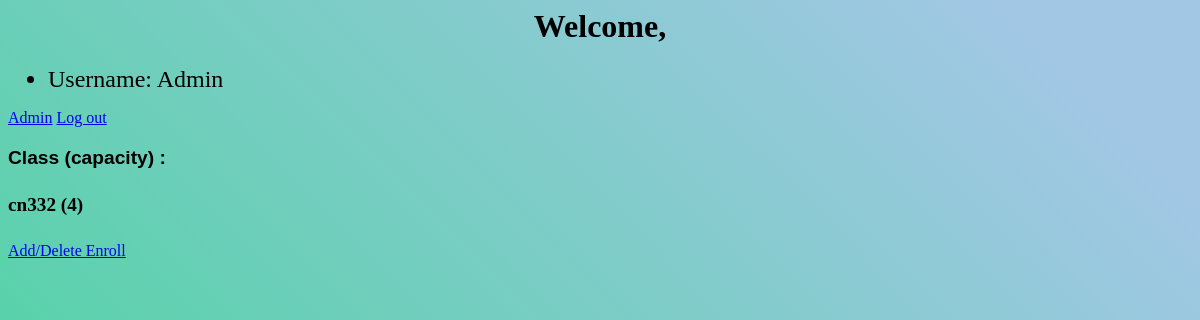
The app's page / (signed in), older data.
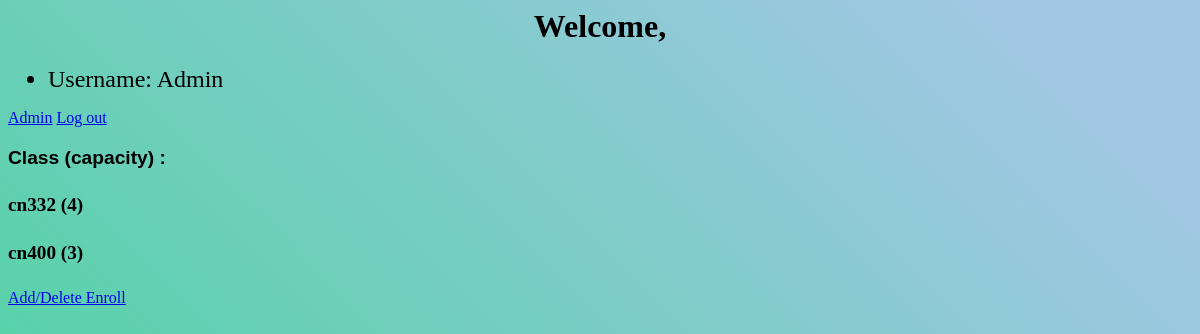
The same page, newer data.
### base/models.py (models this page shows)
class Course(models.Model):
    Subject = models.CharField(max_length=99)
    capacity = models.IntegerField()
    def __str__(self):
        return f"{self.Subject} ({self.capacity})"

### base/views.py (the view)
# urls.py: path('', views.index, name='index'),
def index(request):
    if not request.user.is_authenticated:
        return HttpResponseRedirect(reverse('login'))
    student = Student.objects.get(Student_Users_id=request.user.id)
    return render(request, 'users/index.html', {
        "courses": student.courses.all()
    })

### base/templates/users/index.html
{% extends 'users/layout.html' %}
{% block body %}
{% load static %}
<link rel="stylesheet" href="{% static 'index/style.css' %}" type = "text/css">
<h1>Welcome, {{ request.user.first_name }}</h1>
<ul>
    <li>Username: {{ request.user.username }}</li>
</ul>
{% if request.user.is_staff %}
<a href="admin/">Admin</a>
{% endif %}
<a href="{% url 'logout' %}">Log out</a>
<h3> Class (capacity) : <h3>
        {% for Subject in courses %}
        <h4>  {{Subject}} </h4>
        {% endfor %}
<a href="{% url 'enroll' request.user.id %}">Add/Delete Enroll</a>
{% endblock %}

### base/templates/users/layout.html (shortened to what this page needs)
<html lang="en">
<head>
</head>
<body>
    {% block body %}
    {% endblock %}
</body>
</html>

### static/index/style.css (style rules this page uses)
body { font-family: font-family; font-size: font-size; background-size: 200% 100% ; background: linear-gradient(45deg, #49D49D 10%, #A2C7E5 90%); height: 100vh }
h1 { font-weight : Bold; text-align : center; font-family : "Lucida Handwriting" ,cursive ; }
h4 { font-weight : Bold; font-family : "Time New Roman" ,serif ; }
li { font-size : x-large ; }
h3 { font-size: larger; font-family : "Helvetica", san-serif }
h4 { font-size : larger; font-family : "Georgia" , serif }

Row changes from the older to the newer data that the page shows:
added Course: Subject+capacity "cn400 (3)"
